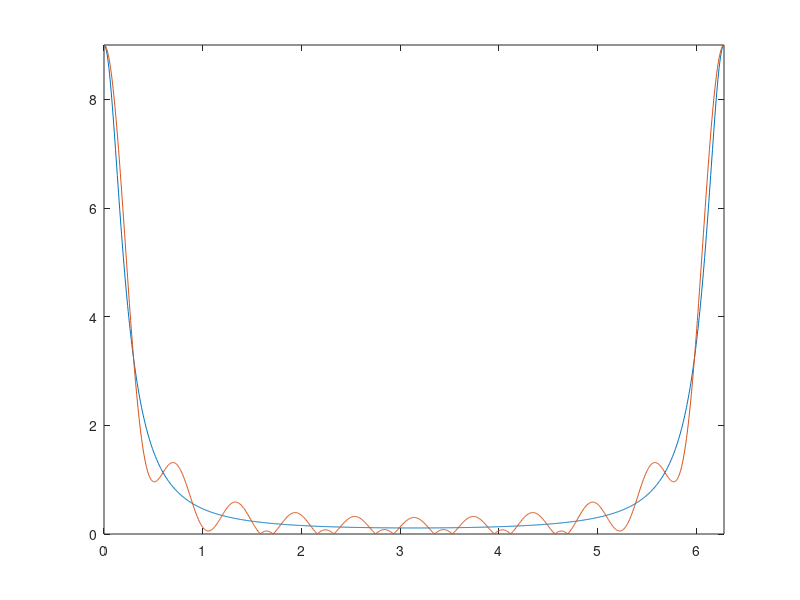
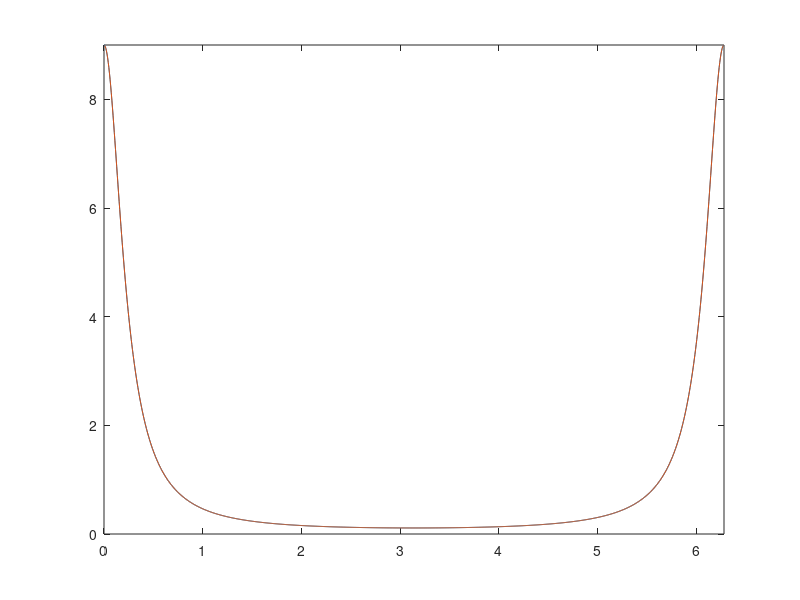
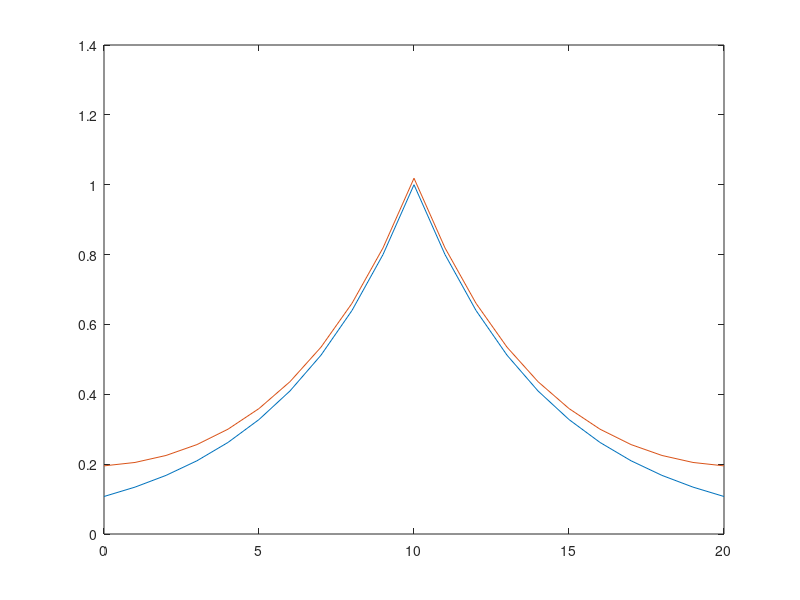
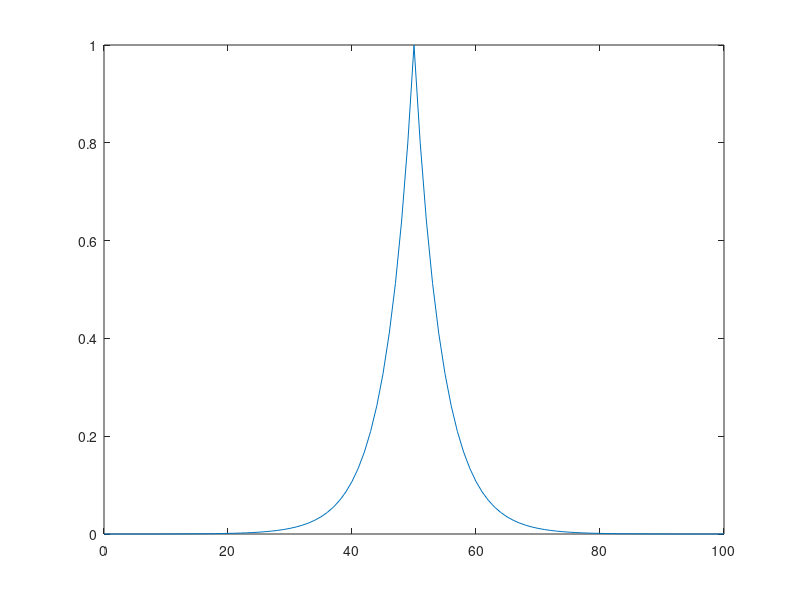

Source code (MATLAB) for these figures, in order:
% ECE 538 MATLAB HOMEWORK 3
% Problem 7.29
% a)
close all;
a = 0.8;
w = linspace(0,2*pi-2*pi/1024,1024);
X_w = (1-a^2)./(1-2*a*cos(w)+a^2);
% b) and c) See attached plots
N = [21;101];
D = (N-1)/2;
Xr = zeros(2,1024);
% Get reconstructed X for N = 21
for k = 0:N(1,:)-1
	wk(1,:) = 2*pi*k/N(1,:);
	X_wk(1,:) = (1-a^2)./(1-2*a*cos(wk(1,:))+a^2)*exp((-j)*D(1,:)*wk(1,:));
	Xr(1,:) = Xr(1,:)+X_wk(1,:)*((sin(N(1,:)*(w-wk(1,:))/2))./(N(1,:)*...
	sin((w-wk(1,:))/2)).*exp(-j*(N(1,:)-1)*(w-wk(1,:))/2));
end	
% Get reconstructed X for N = 101
for k = 0:N(2,:)-1
	wk(2,:) = 2*pi*k/N(2,:);
	X_wk(2,:) = (1-a^2)./(1-2*a*cos(wk(2,:))+a^2)*exp((-j)*D(2,:)*wk(2,:));
	Xr(2,:) = Xr(2,:)+X_wk(2,:)*((sin(N(2,:)*(w-wk(2,:))/2))./(N(2,:)*...
	sin((w-wk(2,:))/2)).*exp(-j*(N(2,:)-1)*(w-wk(2,:))/2));
end	
figure(1);
plot(w, X_w, w, abs(Xr(1,:)));
axis([0 2*pi 0 max(X_w(1,:))]);
figure(2);
plot(w, X_w, w, abs(Xr(2,:)));
axis([0 2*pi 0 max(X_w(1,:))]);
% d) 	Both cases when N = 51, 101 cause a certain degree of aliasing since the
% 	original signal has infinite length. When N = 101, the aliasing effect
%	is greatly reduced.
% e)
% Original x[n]
n1 = 0:(N(1,:)-1);
x1 = a.^(abs(n1-D(1,:)));
% Construct x_hat[n]
k1 = 0:N(1,:)-1;
wk1 = 2*pi*k1/N(1,:);
X_wk1 = (1-a^2)./(1-2*a*cos(wk1)+a^2).*exp((-j)*D(1,:)*wk1);
x_hat1 = ifft(X_wk1,21);
% Construct x_a[n]
figure(3);
plot(n1, x1, n1, x_hat1);
axis([0 20]);
% Original x[n]
n2 = 0:(N(2,:)-1);
x2 = a.^(abs(n2-D(2,:)));
% Construct x_hat[n]
k2 = 0:N(2,:)-1;
wk2 = 2*pi*k2/N(2,:);
X_wk2 = (1-a^2)./(1-2*a*cos(wk2)+a^2).*exp((-j)*D(2,:)*wk2);
x_hat2 = ifft(X_wk2,101);
% Construct x_a[n]
figure(4);
plot(n2, x2);
axis([0 100]);

% Problem 7.30
% a)
f1 = 1/128; f2 = 5/128; fc = 50/128;
n = 0:255;
x_org = cos(2*pi*f1*n) + cos(2*pi*f2*n);
x_c = cos(2*pi*fc*n);
x_am = x_org.*x_c;
figure(5);
subplot(3,1,1);
plot(n, x_org);
subplot(3,1,2);
plot(n,x_c);
subplot(3,1,3);
plot(n,x_am);
% b) and c) and d)
X_am_128 = fft(x_am(1:128),128);
X_am_128_t = fft(x_am(1:100),128);
X_am_256 = fft(x_am(1:180),256);
figure(6);
subplot(3,1,1);
plot(0:127,X_am_128);
subplot(3,1,2);
plot(0:127,X_am_128_t);
subplot(3,1,3);
plot(0:255,X_am_256);
figure(7);
subplot(3,1,1);
plot(abs(X_am_128));
subplot(3,1,2);
plot(abs(X_am_128_t));
subplot(3,1,3);
plot(abs(X_am_256));
% e) See attached derivations
